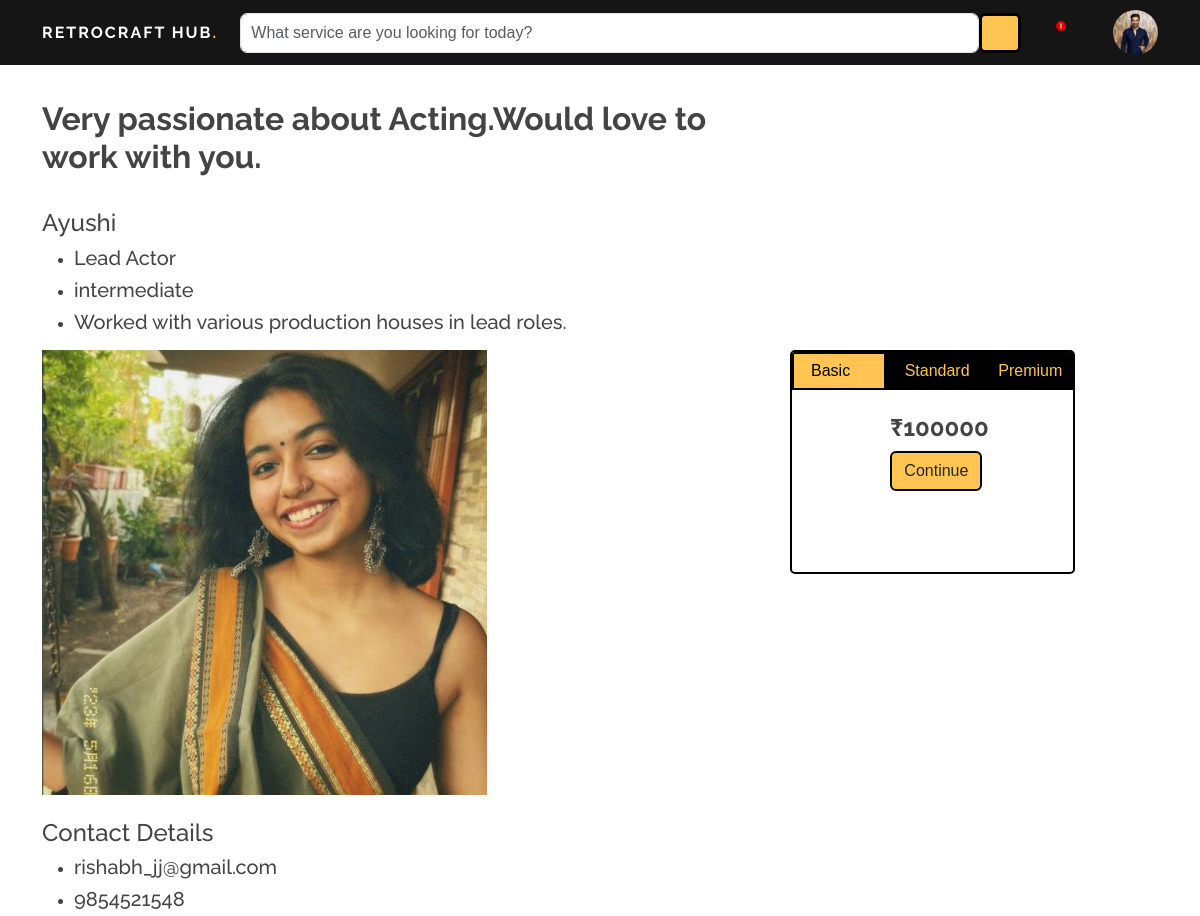
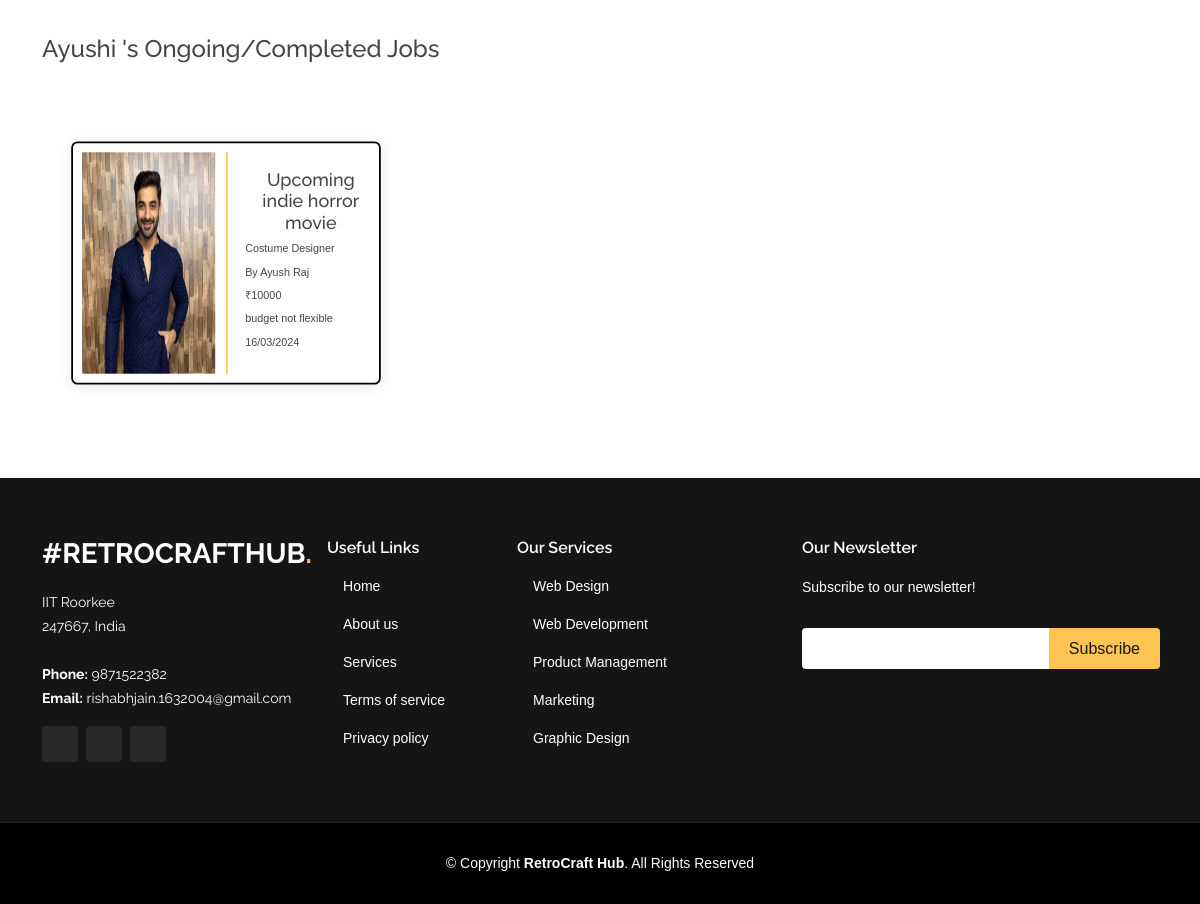
Screenshot of /professional_pp?professional_id=6 (signed in) with the database file from the repository (2 pictures, top to bottom).
### main.py (models this page shows)
    class User(UserMixin, db.Model):
        id = db.Column(db.Integer, primary_key=True)
        username = db.Column(db.String(20), unique=True, nullable=False)#email
        display_name=db.Column(db.String(20), nullable=False)#display name
        password = db.Column(db.String(60), nullable=False)
        v= db.Column(db.Integer, default=False)
        profile_picture = db.Column(db.String, nullable=True)
        purpose = db.Column(db.String(20), nullable=True)
        team_size=db.Column(db.Integer, nullable=True)
        phone_no = db.Column(db.Integer, nullable=True)
        experience = db.Column(db.String(20), nullable=True)
        occupation = db.Column(db.String(100), nullable=True)
        skills = db.Column(db.String(255), nullable=True)
        description = db.Column(db.Text, nullable=True)
        pricing1 = db.Column(db.Integer, nullable=True)
        pricing2 = db.Column(db.Integer, nullable=True)
        pricing3 = db.Column(db.Integer, nullable=True)

    class Brief(db.Model):
        id = db.Column(db.Integer, primary_key=True)
        project_title = db.Column(db.String(100),unique=True ,nullable=False)
        project_category = db.Column(db.String(100), nullable=False)
        project_description = db.Column(db.Text, nullable=False)
        project_budget = db.Column(db.Integer, nullable=False)
        budget_flexible = db.Column(db.String(10), nullable=False)
        project_timing = db.Column(db.String(100), nullable=False)
        producer_id = db.Column(db.Integer, db.ForeignKey('user.id'), nullable=False)
        producer = db.relationship('User', backref=db.backref('briefs', lazy=True))

### main.py (the view, shortened to what this page needs)
    @app.route('/professional_pp', methods=['GET', 'POST'])
    @login_required
    def professional_pp():
        if request.method == 'GET':
            user_id=request.args.get('user_id', 'Default')
            professional_id=request.args.get('professional_id', 'Default')
            professional=User.query.filter_by(id=professional_id).first()
            professional_jobs=Job.query.filter_by(professional_id=professional_id).all()
            length=len(professional_jobs)
            message=""
            if professional_jobs:
                producers=[]
                briefs=[]
                for job in professional_jobs:
                    producer=User.query.filter_by(id=job.producer_id).first()
                    producers.append(producer)
                    brief=Brief.query.filter_by(producer_id=producer.id).first()
                    briefs.append(brief)
            else:
                producers=[]
                briefs=[]
                professional_jobs=[]
                length=len(professional_jobs)
        return render_template('professional_profile_page.html',current_user=current_user,professional=professional,user_id=user_id,professional_jobs=professional_jobs,length=length,producers=producers,briefs=briefs,message=message)

### main.py (called while the page is built)
    @login_manager.user_loader
    def load_user(user_id):
        return User.query.get(int(user_id))

### templates/professional_profile_page.html (shortened to what this page needs)
<!DOCTYPE html>
<html lang="en">
<head>
  <link href="../static/assets/vendor/aos/aos.css" rel="stylesheet">
  <link href="../static/assets/vendor/bootstrap/css/bootstrap.min.css" rel="stylesheet">
  <link href="../static/assets/vendor/bootstrap-icons/bootstrap-icons.css" rel="stylesheet">
  <link href="../static/assets/vendor/boxicons/css/boxicons.min.css" rel="stylesheet">
  <link href="../static/assets/vendor/glightbox/css/glightbox.min.css" rel="stylesheet">
  <link href="../static/assets/vendor/remixicon/remixicon.css" rel="stylesheet">
  <link href="../static/assets/vendor/swiper/swiper-bundle.min.css" rel="stylesheet">
  <link href="../static/assets/css/style.css" rel="stylesheet">
</head>
<body>
  <header id="header" class="fixed-top new_header" style="padding:10px;">
    <div class="container d-flex align-items-center justify-content-lg-between " style="position:relative;">
      <h6 class="logo me-auto me-lg-0"><a href="index.html">RetroCraft Hub<span>.</span></a></h6>
    <form class="d-none d-lg-flex search_form">
        <input id="search_bar" type="text" class="form-control" placeholder="What service are you looking for today?">
        <button id="search_button" type="submit" class="btn btn-primary"><i class="bi bi-search"></i></button>
    </form>
  <div id="notification-bell" onclick="toggleNotificationDropdown()">
    <i id="notification-icon" class="bi bi-bell"></i>
    {% if message!='Default' %}
    <img src="../static/assets/img/new_notification.svg" alt="Notification" id="notification-img" style="margin-bottom:6px;position:absolute;width:10px;"></img>
    {% endif %}
  </div>
    <div id="chat" onclick="toggleChatDropdown()">
    <i class="bi bi-envelope messages"></i>
    </div>
      <div id="img_profile" onclick="window.location.href='/producer_profile_page_for_himself{{user_id}}'">
      <img src="{{ current_user.profile_picture }}" alt="Profile Picture" class="img-fluid rounded-circle" style="max-width: 45px;">
      </div>
    </div>
  </header>
  <div class="container" style="margin-top:100px;" data-aos="zoom-in">
    <div class="row">
        <div class="col-md-8 col-sm-1">
            <h2><strong>{{professional.description}}</strong></h2>
            <br>
            <h4>{{professional.display_name}}</h4>
            <ul>
                <li><h5>{{professional.occupation}}</h5></li>
                <li><h5>{{professional.experience}}</h5></li>
                <li><h5>{{professional.skills}}</h5></li>
            </ul>
            <img src="{{professional.profile_picture}}" alt="Profile Picture" class="img-fluid" style="max-width: 445px;">
            <br>
            <br>
            <h4>Contact Details</h4>
            <ul>
                <li><h5>{{professional.username}}</h5></li>
                <li><h5>{{professional.phone_no}}</h5></li>
            </ul>
            <br>
            <h4>{{professional.display_name}}'s Ongoing/Completed Jobs</h4>
            <div class="container" style="margin-top:40px;">
              {% for brief in briefs%}
                  {% if loop.index % 2 == 1 %}
                  <br>
                      <div class="row">
                  {% endif %}
                <div class="col-md-6 col-sm-1 " style="scale:0.9;">
                  <div class="card-body text-center" style="position:relative;">
                    <div class="row">
                      <div class="col-md-6">
                        <img src="{{producers[loop.index-1].profile_picture}}" alt="Project Image" style="width:100%;height:100%;">
                      </div>
                        <div class="col-md-6" style="border-left:2px solid #ffc451;font-size:12px;">
                            <br>
                            <h5 style="position:relative;width:fit-content;left:5%;">{{brief.project_title}}</h5>
                            <p style="margin-bottom:8px;position:relative;width:fit-content;left:5%;">{{brief.project_category}}</p>
                            <p style="margin-bottom:8px;position:relative;width:fit-content;left:5%;">By {{producers[loop.index-1].display_name}}</p>
                            <p style="margin-bottom:8px;position:relative;width:fit-content;left:5%;">₹{{brief.project_budget}}</p>
                            <p style="margin-bottom:8px;position:relative;width:fit-content;left:5%;">{{brief.budget_flexible}}</p>
                            <p style="margin-bottom:8px;position:relative;width:fit-content;left:5%;">{{brief.project_timing}}</p>
                            <br>
                        </div>
                    </div>
                </div>
                </div>
              {% if loop.index % 2 == 0 or loop.last %}
                  </div>
              {% endif %}
          {% endfor %}
                </div>
        </div>
        <div class="col-md-4 col-sm-1 pricing fixed-column" style="margin-top:250px;border:2px solid black;height:28vh;width:25%;right:8%;padding:0;">
            <div class="container">
                <div class="row">
                    <div class="col-md-4 basic opened" style="border:2px solid black;background-color:#ffc451;color:black;" onclick="openPackageDetails('basic')">
                        <p style="margin:5px;">Basic</p>
                    </div>
                    <div class="col-md-4 standard" style="border:2px solid black;" onclick="openPackageDetails('standard')">
                        <p style="margin:5px;">Standard</p>
                    </div>
                    <div class="col-md-4 premium" style="border:2px solid black;" onclick="openPackageDetails('premium')">
                        <p style="margin:5px;">Premium</p>
                    </div>
                </div>
            </div>
            <div class="basic_details" style:"display:block;" >
                <br>
                <h4><strong>₹{{professional.pricing1}}</strong></h4>
                <button class="btn submit_button" onclick="pricing(1,{{user_id}},{{professional.id}});window.location.href='/producer_dashboard{{user_id}}?message=Sucessfully booked with Artist: {{professional.display_name}}'">Continue</button>
            </div>
        </div>
    </div>
</div>
  <footer id="footer" style="margin-top:80px;">
    <div class="footer-top">
      <div class="container">
        <div class="row">
          <div class="col-lg-3 col-md-6">
            <div class="footer-info">
              <h3>#RetroCraftHub<span>.</span></h3>
              <p>
                IIT Roorkee <br>
                247667, India<br><br>
                <strong>Phone:</strong> 9871522382<br>
                <strong>Email:</strong> rishabhjain.1632004@gmail.com<br>
              </p>
              <div class="social-links mt-3">
                <a href="https://www.linkedin.com/in/rishabh-jain-079340248/" target="_blank"><i class="bi bi-linkedin"></i></a>
                <a href="https://github.com/rishabhJain1234" target="_blank"><i class="bi bi-github"></i></a>
                <a href="https://www.instagram.com/rishabhhjain_16/" target="_blank"><i class="bi bi-instagram"></i></a>
              </div>
            </div>
          </div>
          <div class="col-lg-2 col-md-6 footer-links">
            <h4>Useful Links</h4>
            <ul>
              <li><i class="bx bx-chevron-right"></i> <a href="#">Home</a></li>
              <li><i class="bx bx-chevron-right"></i> <a href="#about">About us</a></li>
              <li><i class="bx bx-chevron-right"></i> <a href="#services">Services</a></li>
              <li><i class="bx bx-chevron-right"></i> <a href="#">Terms of service</a></li>
              <li><i class="bx bx-chevron-right"></i> <a href="#">Privacy policy</a></li>
            </ul>
          </div>
          <div class="col-lg-3 col-md-6 footer-links">
            <h4>Our Services</h4>
            <ul>
              <li><i class="bx bx-chevron-right"></i> <a href="#">Web Design</a></li>
              <li><i class="bx bx-chevron-right"></i> <a href="#">Web Development</a></li>
              <li><i class="bx bx-chevron-right"></i> <a href="#">Product Management</a></li>
              <li><i class="bx bx-chevron-right"></i> <a href="#">Marketing</a></li>
              <li><i class="bx bx-chevron-right"></i> <a href="#">Graphic Design</a></li>
            </ul>
          </div>
          <div class="col-lg-4 col-md-6 footer-newsletter">
            <h4>Our Newsletter</h4>
            <p>Subscribe to our newsletter!</p>
            <form action="" method="post">
              <input type="email" name="email"><input type="submit" value="Subscribe">
            </form>
          </div>
        </div>
      </div>
    </div>
    <div class="container">
      <div class="copyright">
        &copy; Copyright <strong><span>RetroCraft Hub</span></strong>. All Rights Reserved
      </div>
    </div>
  </footer>
</body>
</html>

### static/assets/css/style.css (style rules this page uses)
body { font-family: "Open Sans", sans-serif; color: #444444; }
a { color: #ffc451; text-decoration: none; }
h1, h2, h3, h4, h5, h6 { font-family: "Raleway", sans-serif; }
#header { transition: all 0.5s; z-index: 997; padding: 15px 0; }
#header .logo { margin: 0; padding: 0; line-height: 1; font-weight: 700; letter-spacing: 2px; text-transform: uppercase; }
#header .logo a { color: #fff; }
#header .logo a span { color: #ffc451; }
#footer { background: black; padding: 0 0 30px 0; color: #fff; font-size: 14px; }
#footer .footer-top { background: #151515; border-bottom: 1px solid #222222; padding: 60px 0 30px 0; }
#footer .footer-top .footer-info { margin-bottom: 30px; }
#footer .footer-top .footer-info h3 { font-size: 28px; margin: 0 0 20px 0; padding: 2px 0 2px 0; line-height: 1; font-weight: 700; text-transform: uppercase; }
#footer .footer-top .footer-info h3 span { color: #ffc451; }
#footer .footer-top .footer-info p { font-size: 14px; line-height: 24px; margin-bottom: 0; font-family: "Raleway", sans-serif; color: #fff; }
#footer .footer-top .social-links a { font-size: 18px; display: inline-block; background: #292929; color: #fff; line-height: 1; padding: 8px 0; margin-right: 4px; border-radius: 4px; text-align: center; width: 36px; height: 36px; transition: 0.3s; }
#footer .footer-top h4 { font-size: 16px; font-weight: 600; color: #fff; position: relative; padding-bottom: 12px; }
#footer .footer-top .footer-links { margin-bottom: 30px; }
#footer .footer-top .footer-links ul { list-style: none; padding: 0; margin: 0; }
#footer .footer-top .footer-links ul i { padding-right: 2px; color: #ffc451; font-size: 18px; line-height: 1; }
#footer .footer-top .footer-links ul li { padding: 10px 0; display: flex; align-items: center; }
#footer .footer-top .footer-links ul li:first-child { padding-top: 0; }
#footer .footer-top .footer-links ul a { color: #fff; transition: 0.3s; display: inline-block; line-height: 1; }
#footer .footer-top .footer-newsletter form { margin-top: 30px; background: #fff; padding: 6px 10px; position: relative; border-radius: 4px; }
#footer .footer-top .footer-newsletter form input[type=email] { border: 0; padding: 4px; width: calc(100% - 110px); }
#footer .footer-top .footer-newsletter form input[type=submit] { position: absolute; top: 0; right: -2px; bottom: 0; border: 0; background: none; font-size: 16px; padding: 0 20px; background: #ffc451; color: #151515; transition: 0.3s; border-radius: 0 4px 4px 0; }
#footer .copyright { text-align: center; padding-top: 30px; }
body { font-family: Arial, Helvetica, sans-serif; }
* { box-sizing: border-box; }
.button_color , .submit_button { background-color: #ffc451; border: 2px solid black; }
.new_header { background-color:#151515; }
.search_form { position: relative; width: 70%; height:40px; border-radius: 7px; }
#search_button { background-color: #ffc451; border: 3px solid black; color: black; }
#search_bar { width: 95%; padding: 9px 10px; border-radius: 7px; }
.bi-bell { color:white; transition:all 0.3s; }
.messages { color:white; transition:all 0.3s; }
.card-body { border: 2px solid black; border-radius: 7px; padding:10px; transition:all 0.3s; height: 100%; box-shadow: 0px 2px 15px rgba(0, 0, 0, 0.1); transition: all 0.3s ease-in-out; }
.basic_details , .standard_details , .premium_details { width: min-content; position: relative; left: 35%; transition:all 0.5s; }
.opened { display: block; background-color: #ffc451; color: black; border:2px solid black; transition: all 0.3s ease-in-out; }
.pricing { transition: all 0.3s ease-in-out; border-radius: 5px; border:2px solid black; padding: 10px; }
.basic , .standard , .premium { background-color: black; color: #ffc451; transition: all 0.3s ease-in-out; }
#img_profile { scale:1; transition:all 0.3s; cursor:pointer; }
.fixed-column { position: sticky; height: 100vh; overflow-y: auto; }

### rows the page displays
User: profile_picture (picture), display_name "Ayush Raj"
User: description "Very passionate about Acting.Would love to work with you.", display_name "Ayushi", occupation "Lead Actor", experience "intermediate", skills "Worked with various production houses in lead roles.", profile_picture (picture), username "rishabh_jj@gmail.com", phone_no "9854521548", pricing1 "100000"
Brief: profile_picture (picture), project_title "Upcoming indie horror movie", project_category "Costume Designer", project_budget "10000", budget_flexible "budget not flexible", project_timing "16/03/2024"
